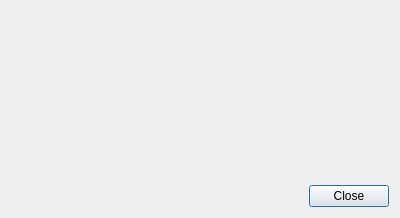
<?xml version="1.0" encoding="UTF-8"?>
<ui version="4.0">
    <class>Dialog_preview</class>
    <widget class="QDialog" name="Dialog_preview">
        <property name="geometry">
            <rect>
                <x>0</x>
                <y>0</y>
                <width>400</width>
                <height>218</height>
            </rect>
        </property>
        <property name="windowTitle">
            <string>Dialog</string>
        </property>
        <layout class="QVBoxLayout" name="verticalLayout">
            <item>
                <widget class="QWidget" name="widget" native="true">
                    <layout class="QVBoxLayout" name="verticalLayout_2">
                        <property name="spacing">
                            <number>0</number>
                        </property>
                        <property name="leftMargin">
                            <number>0</number>
                        </property>
                        <property name="topMargin">
                            <number>0</number>
                        </property>
                        <property name="rightMargin">
                            <number>0</number>
                        </property>
                        <property name="bottomMargin">
                            <number>0</number>
                        </property>
                    </layout>
                </widget>
            </item>
            <item>
                <widget class="QDialogButtonBox" name="buttonBox">
                    <property name="orientation">
                        <enum>Qt::Horizontal</enum>
                    </property>
                    <property name="standardButtons">
                        <set>QDialogButtonBox::Close</set>
                    </property>
                </widget>
            </item>
        </layout>
    </widget>
    <resources/>
    <connections>
        <connection>
            <sender>buttonBox</sender>
            <signal>accepted()</signal>
            <receiver>Dialog_preview</receiver>
            <slot>accept()</slot>
            <hints>
                <hint type="sourcelabel">
                    <x>248</x>
                    <y>254</y>
                </hint>
                <hint type="destinationlabel">
                    <x>157</x>
                    <y>274</y>
                </hint>
            </hints>
        </connection>
        <connection>
            <sender>buttonBox</sender>
            <signal>rejected()</signal>
            <receiver>Dialog_preview</receiver>
            <slot>reject()</slot>
            <hints>
                <hint type="sourcelabel">
                    <x>316</x>
                    <y>260</y>
                </hint>
                <hint type="destinationlabel">
                    <x>286</x>
                    <y>274</y>
                </hint>
            </hints>
        </connection>
    </connections>
</ui>
